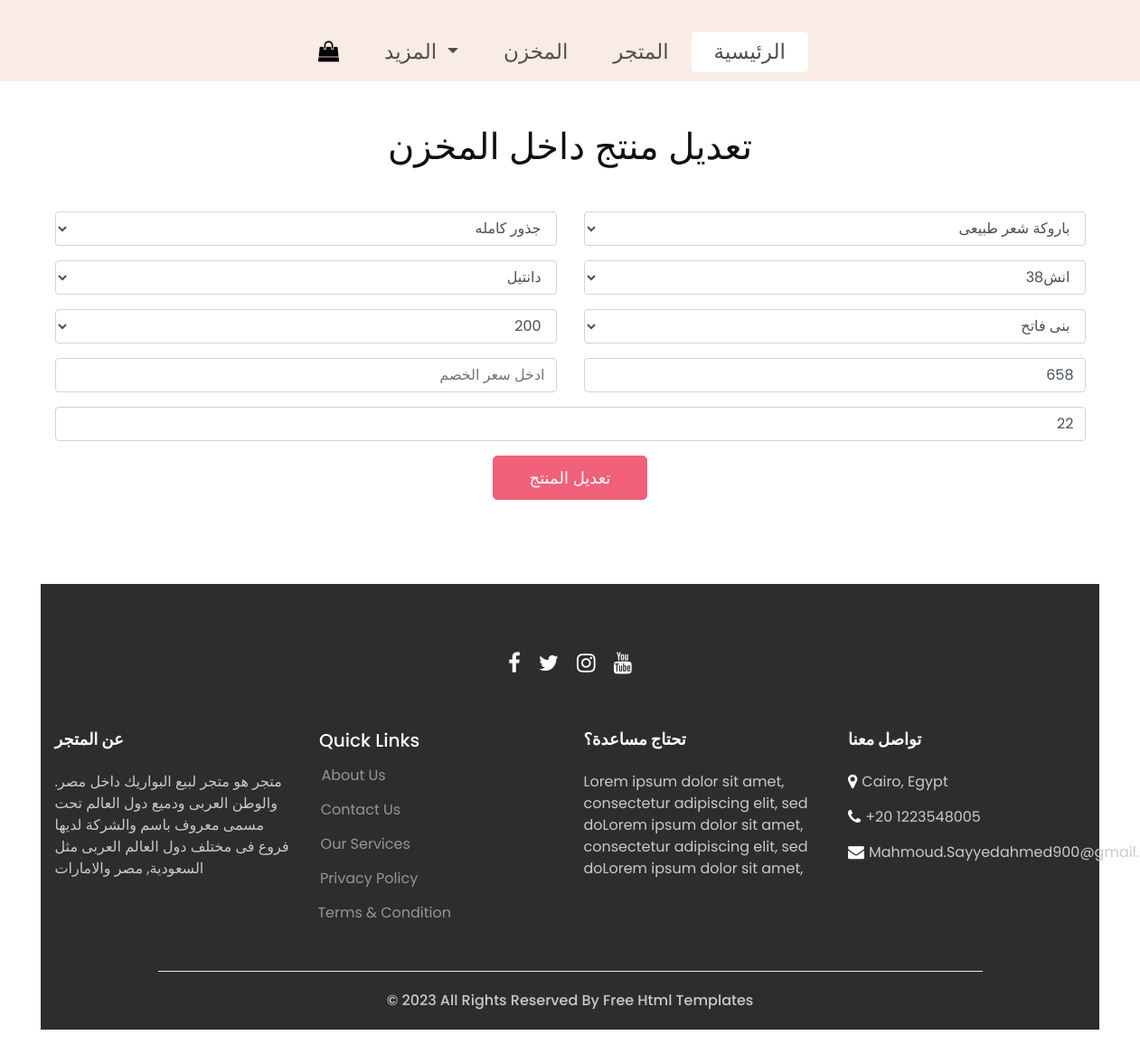
Before: /edit_item_in_store/dnm4eyog0yqq3yf4kmpx/ (signed in) with the older database file.
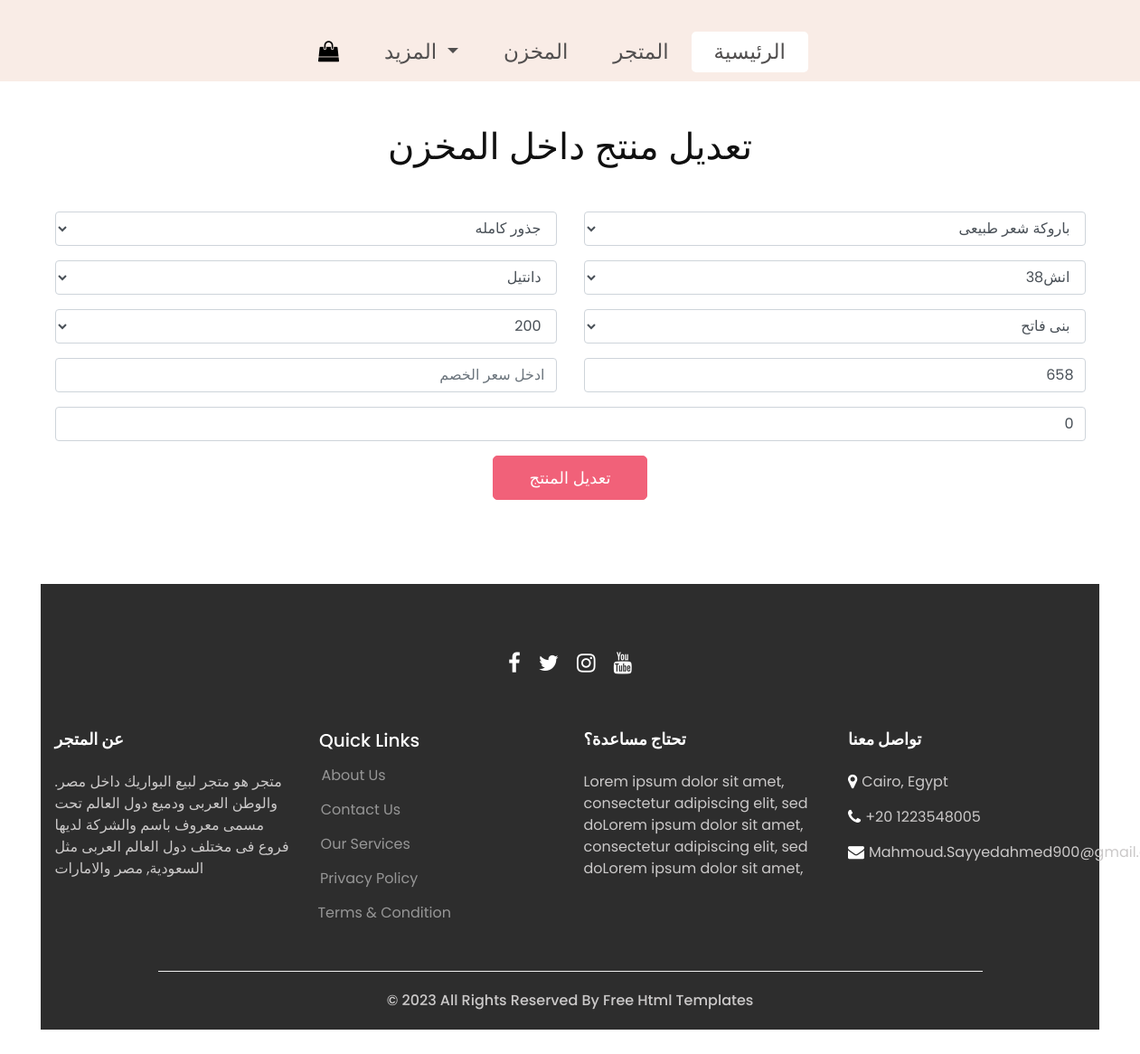
After: the same page with the newer database file.
### core/models.py (models this page shows, shortened)
class Item(models.Model):
    name = models.CharField(max_length=150, choices=wig_name, null=False)
    wig_type = models.CharField(max_length=150, choices=wig_type, null=False)
    wig_long = models.CharField(max_length=150, choices=wig_long, null=False)
    scalp_type = models.CharField(max_length=150, choices=scalp_type, null=False)
    wig_color = models.CharField(max_length=150, choices=wig_color, null=False)
    density = models.CharField(max_length=150, choices=density, null=False)
    price = models.IntegerField(default=1500, validators=[MaxValueValidator(7000), MinValueValidator(400)])
    quantity = models.PositiveIntegerField(null=False)
    date = models.DateTimeField(auto_now_add=True, blank=True)
    discount_price = models.FloatField(default=0.00, blank=True, null=True)
    slug = models.SlugField()

### core/views.py (the view)
# urls.py: path('edit_item_in_store/<slug>/', views.edit_item_in_store, name="edit_item_in_store"),
@login_required(login_url='user-login')
def edit_item_in_store(request, slug):
    item = models.Item.objects.get(slug=slug)
    if request.method == "POST":
        form = forms.EditItemForm(request.POST, instance=item)
        if form.is_valid():
            name = form.cleaned_data.get("name")
            wig_type = form.cleaned_data.get("wig_type")
            wig_long = form.cleaned_data.get("wig_long")
            scalp_type = form.cleaned_data.get("scalp_type")
            wig_color = form.cleaned_data.get("wig_color")
            density = form.cleaned_data.get("density")
            price = form.cleaned_data.get("price")
            discount_price = form.cleaned_data.get("discount_price")
            quantity = form.cleaned_data.get("quantity")
            if density=='اختر كثافة الباروكة' or wig_color=='اختر لون الباروكة' or scalp_type=='اختر نوع الفروة' or wig_long=='طول الباروكة' or wig_type=='اختر نوع الباروكة':
                 messages.warning(request, "هناك خطأ من فضلك راجع المدخلات مره أخرى")
            else:
                models.Item.objects.filter(slug=slug).update(
                    name = name, wig_type = wig_type,
                    wig_long = wig_long, scalp_type = scalp_type,
                    wig_color = wig_color, density = density,
                    price=price, discount_price = discount_price,
                    quantity = quantity)
                messages.success(request, "تم تعديل هذا المنتج بنجاح")
                return redirect("store")
    else:
        form = forms.EditItemForm(instance=item)
    context = {
        'form' : form,
    }
    return render(request, 'core/edit_item.html', context)

### templates/core/edit_item.html (shortened to what this page needs)
{% extends 'partials/base.html' %}
{% block content %}
<div class="container-xxl py-5">
    <div class="container">
        <h1 class="text-center mb-5 wow fadeInUp" data-wow-delay="0.1s">تعديل منتج داخل المخزن</h1>
        <div class="tab-class text-center wow fadeInUp" data-wow-delay="0.3s">
            <div class="tab-content">
                <div id="tab-1" class="tab-pane fade show p-0 active">
                    <form method="POST" action="." enctype="multipart/form-data" dir="rtl">
                        <div class="row g-3">
                            <div class="col-12 col-sm-6">
                                <div class="form-group">
                                    {{form.name}}
                                </div>
                            </div>
                            <div class="col-12 col-sm-6">
                                <div class="form-group">
                                    {{form.wig_type}}
                                </div>
                            </div>
                            <div class="col-12 col-sm-6">
                                <div class="form-group">
                                    {{form.wig_long}}
                                </div>
                            </div>
                            <div class="col-12 col-sm-6">
                                <div class="form-group">
                                    {{form.scalp_type}}
                                </div>
                            </div>
                            <div class="col-12 col-sm-6">
                                <div class="form-group">
                                    {{form.wig_color}}
                                </div>
                            </div>
                            <div class="col-12 col-sm-6">
                                <div class="form-group">
                                    {{form.density}}
                                </div>
                            </div>
                            <div class="col-12 col-sm-6">
                                <div class="form-group">
                                    {{form.price}}
                                </div>
                            </div>
                            <div class="col-12 col-sm-6">
                                <div class="form-group">
                                    {{form.discount_price}}
                                </div>
                            </div>
                            <div class="col-12 col-sm-12">
                                <div class="form-group">
                                    {{form.quantity}}
                                </div>
                            </div>
                            <div class="btn_bill_product_add col-12">
                                <input type="submit" value="تعديل المنتج" class="btn_bill_finish" style="font-size:large">
                            </div>
                        </div>
                    </form>
                </div>
            </div>
        </div>
    </div>
</div>
{% endblock content %}

Changed rows visible on the page:
changed Item "باروكة شعر طبيعى": quantity "22" → "0"
